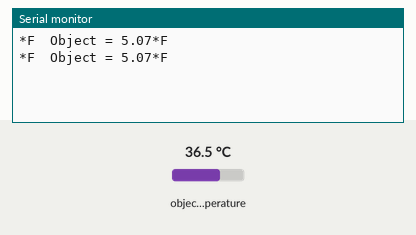
Bench run of a sketch on a simulated Arduino Uno, built with avr-gcc and run on an emulated ATmega328P. On the bench: the last lines printed to the serial monitor. The inputs (shaded band) are chosen by the test bench; at power-on: object temperature 36.5 °C.

Above: at 1.8 s.
1.9 s: object temperature set to 20 °C
At 2.5 s:
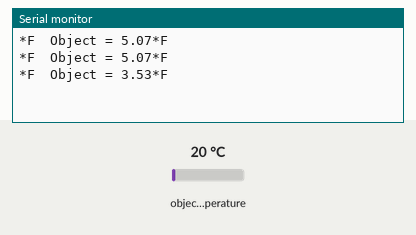
3.4 s: object temperature set to 26 °C
At 4.8 s:
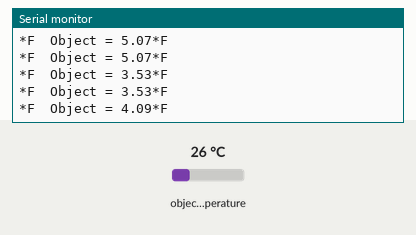
Timing chart, 0 to 6.4 s (numbered marks = the images above; inputs shaded):
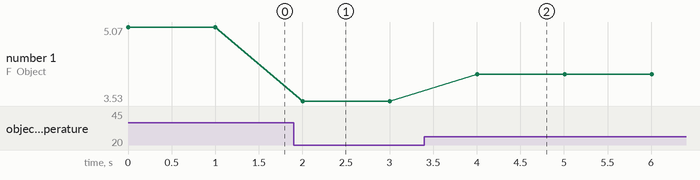

Measured:
- after the input at 1.9 s, the serial monitor: prints a new line after 0.10 s (image 1)
- after the input at 3.4 s, the serial monitor: prints a new line after 0.61 s (image 2)
- plotted number 1: 5.07 → 3.53 after the input at 1.9 s, 3.53 → 4.09 after the input at 3.4 s

The sketch:

temperature.ino
```cpp
#include <Wire.h>
#include "MAX30100_PulseOximeter.h"
#include <Wire.h>
#include <Adafruit_MLX90614.h>

 Adafruit_MLX90614 mlx = Adafruit_MLX90614();


void setup()
{
  Serial.begin(9600);
  mlx.begin();

}

void loop()
{

  Serial.print("*F\tObject = ");
  Serial.print(mlx.readObjectTempF()/19.265618661257606);
  Serial.println("*F");

  Serial.println();
  delay(1000);
}
```
